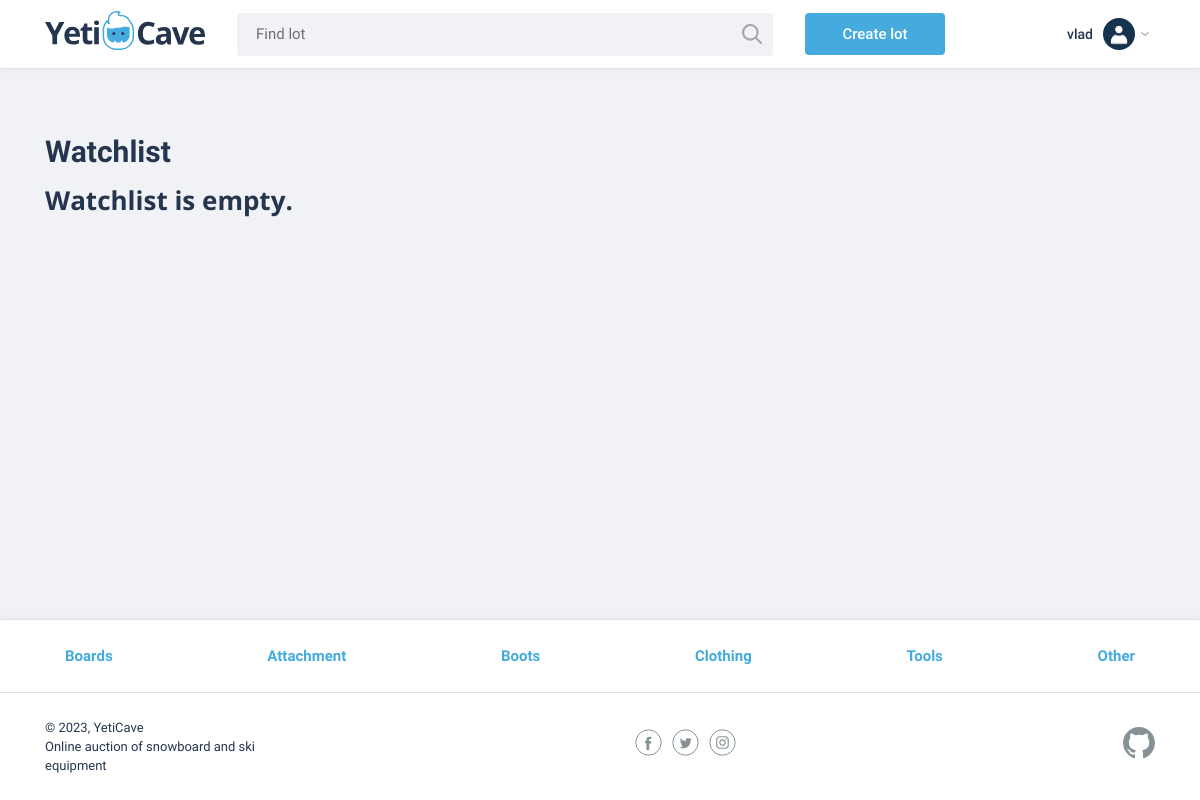
Screenshot of /watchlist/ (signed in) with the database file from the repository.
### yeticave/users/models.py (models this page shows, shortened)
class User(AbstractUser):
    first_name = None
    last_name = None
    email = models.EmailField("Email Address", unique=True)
    USERNAME_FIELD = "email"
    REQUIRED_FIELDS = []
    objects: UserManager = UserManager()
    comments: "CommentManager"
    bids: "BidManager"
    following: "FollowManager"
    followers: "FollowManager"

### yeticave/categories/models.py (models this page shows, shortened)
class Category(models.Model):
    name = models.CharField(max_length=64, choices=CATEGORIES)
    objects: CategoryManager = CategoryManager()

### yeticave/lots/views/watchlist.py (the view)
# urls.py: path("watchlist/", watchlist, name="watchlist"),
@require_http_methods(["GET"])
@login_required
def watchlist(request: AuthenticatedHttpRequest):
    TEMPLATE = "lots/watchlist.html"
    lots = Lot.objects.get_user_watchlist(request.user)
    context = {
        "lots": lots,
    }
    return render(request, TEMPLATE, context)

### yeticave/categories/context_processors.py (called while the page is built)
def categories(request):
    categories = Category.objects.all()
    return {"categories": categories}

### yeticave/categories/managers.py (called while the page is built)
    def get_queryset(self) -> CategoryQuerySet:
        return CategoryQuerySet(self.model, using=self._db)

### yeticave/core/context_processors.py (called while the page is built)
def custom_message_levels(request):
    return {
        "NOTIFICATION_LEVEL": settings.NOTIFICATION_LEVEL,
    }

### yeticave/lots/managers/LotManager.py (called while the page is built)
    def get_user_watchlist(self, user: "User") -> "LotQuerySet":
        return self.filter(watchlist__owner=user)

    def with_watchlist_status(self, user: "User") -> "LotQuerySet":
        return self.annotate(
            in_watchlist=Case(
                When(watchlist__owner=user, then=Value(True)),
                default=Value(False),
                output_field=BooleanField(),
            )
        )

    def get_queryset(self) -> "LotQuerySet":
        return LotQuerySet(self.model, using=self._db).filter(is_active=True)

    def get_user_watchlist(self, user: "User") -> "LotQuerySet":
        return self.get_queryset().get_user_watchlist(user).with_watchlist_status(user)

### yeticave/lots/templates/lots/watchlist.html
{% extends "base.html" %}
{% block content %}
    <main class="container">
        <section class="lots">
            <h1>Watchlist</h1>
            {% if lots %}
                <ul class="lots__list">
                    {% for lot in lots %}
                        {% include "lots/_card_item.html" with lot_id=lot.id %}
                    {% endfor %}
                </ul>
            {% else %}
                <h2>Watchlist is empty.</h2>
            {% endif %}
        </section>
    </main>
{% endblock content %}

### templates/header.html (shortened to what this page needs)
{% load static %}
<header class="main-header">
    <div class="main-header__container container">
        <a href={% url 'lots:lot_list' %} class="main-header__logo">
            <img src="{% static 'img/logo.svg' %}"
                 width="160"
                 height="39"
                 alt="YetiCave Logo">
        </a>
        <form method="get" action="/search" class="main-header__search">
            <input type="search" name="text" placeholder="Find lot">
            <button class="main-header__search-btn" type="submit">
            </button>
        </form>
        {% if user.is_authenticated %}
            <a class="main-header__add-lot button"
               href="{% url 'lots:create_lot' %}">Create lot</a>
            <div class="main-header__menu-wrapper">
                <button class="menu-toggler">
                    <span>{{ user.username }}</span>
                    <img src="{% static 'img/user.png' %}"
                         width="32"
                         height="32"
                         alt="User avatar">
                </button>
            </div>
        {% endif %}
    </div>
</header>

### templates/footer.html (shortened to what this page needs)
<footer class="main-footer">
    <nav class="nav">
        <ul class="nav__list container">
            {% for category in categories %}
                <li class="nav__item">
                    <a href="{% url "categories:category" category.id %}">
                        {{ category.name }}
                    </a>
                </li>
            {% endfor %}
        </ul>
    </nav>
    <div class="main-footer__bottom container">
        <div class="main-footer__copyright">
            <p>© 2023, YetiCave</p>
            <p>Online auction of snowboard and ski equipment</p>
        </div>
        <div class="main-footer__social">
            <a href="#" class="social-link">
                <svg width="27" height="27" class="social-link__item">
                    <use xlink:href="#facebook"></use>
                </svg>
            </a>
            <a href="#" class="social-link">
                <svg width="27" height="27" class="social-link__item">
                    <use xlink:href="#twitter"></use>
                </svg>
            </a>
            <a href="#" class="social-link">
                <svg width="27" height="27" class="social-link__item">
                    <use xlink:href="#instagram"></use>
                </svg>
            </a>
        </div>
        <div class="main-footer__developed-by">
            <a href="https://github.com/vFlicker" class="social-link">
                <svg width="32" height="32" class="social-link__item">
                    <use xlink:href="#github"></use>
                </svg>
            </a>
        </div>
    </div>
</footer>

### static/css/styles.css (style rules this page uses)
html { box-sizing: border-box; }
*, *:before, *:after { box-sizing: inherit; }
html, body { height: 100%; }
body { display: flex; flex-direction: column; min-width: 1140px; background-color: #f0f2f5; font-family: "Roboto", sans-serif; font-weight: 400; font-size: 15px; line-height: 26px; color: #25354e; }
main { flex: 1 0 auto; }
footer { flex-shrink: 0; }
a { text-decoration: none; }
button { padding: 0px; background: 0px 0px; border: none; text-decoration: none; cursor: pointer; display: inline-block; font: inherit; text-align: center; word-break: break-word; overflow-wrap: break-word; transition: color 0.3s ease 0s, background-color 0.3s ease 0s; outline: 0px; }
h2 { font-family: "Open Sans", sans-serif; font-size: 26px; font-weight: 700; }
.container { width: 1140px; margin: 0 auto; padding: 0 15px; }
.button { display: block; padding: 8px 20px; background-color: #45abde; color: #fff; text-align: center; font-weight: 500; border: none; border-radius: 4px; transition: background-color .1s; }
.main-header { background-color: #fff; border-bottom: 1px solid #dce1e6; box-shadow: 0px -8px 10px rgba(0, 0, 0, 0.5); }
.main-header__container { display: flex; justify-content: flex-start; align-items: center; min-height: 68px; padding: 0 15px; }
.main-header__logo { display: block; margin-right: 30px; }
.main-header__search { position: relative; width: 540px; margin-right: 30px; }
.main-header__search input[type="search"] { width: 100%; padding: 8px 19px 9px 19px; background-color: #f0f2f5; border: 2px solid #fff; border-radius: 4px; }
.main-header__search-btn { content: ""; position: absolute; top: 3px; right: 3px; width: 20px; height: 20px; padding: 20px; background: url("../img/search.svg") center no-repeat; opacity: 0.3; border: 0; font-size: 0; cursor: pointer; }
.main-header__add-lot { width: 100%; max-width: 140px; margin-right: 30px; }
.main-header__menu-wrapper { margin-left: auto; position: relative; }
.menu-toggler { display: flex; align-items: center; min-height: 68px; padding: 0 20px 0 20px; position: relative; background-color: transparent; border: none; cursor: pointer; }
.menu-toggler::after { content: ''; width: 12px; height: 8px; position: absolute; top: 50%; margin-top: -4px; right: 4px; background-image: url("../img/arrow.svg"); }
.menu-toggler span { margin-right: 10px; color: #25354e; font-size: 14px; font-weight: 500; line-height: 22px; }
.menu-toggler img { display: flex; width: 32px; height: 32px; margin: auto; border-radius: 50%; background-color: #fff; overflow: hidden; }
.main-footer { margin-top: 120px; background-color: #fff; border-top: 1px solid #dce1e6; box-shadow: 0px 8px 10px rgba(0, 0, 0, 0.5); }
.main-footer__bottom { display: flex; justify-content: space-between; align-items: center; padding: 25px 15px; }
.main-footer__copyright { max-width: 212px; }
.main-footer__copyright p { margin: 0; font-size: 13px; line-height: 19px; }
.main-footer__social { display: flex; gap: 10px; width: 110px; }
.social-link .social-link__item { stroke: #879296; fill: #879296; }
.main-footer .nav { background-color: #fff; border-bottom: 1px solid #dce1e6; }
.nav__list { display: flex; justify-content: space-between; flex-wrap: wrap; list-style: none; }
.nav__item a { position: relative; display: block; padding: 12px 0; font-weight: 700; color: #45abde; }
.nav__item a::before { content: ''; position: absolute; left: 50%; width: 0; height: 2px; background-color: #45abde; bottom: 0; -webkit-transition: all 0.3s ease 0s; -moz-transition: all 0.3s ease 0s; -ms-transition: all 0.3s ease 0s; -o-transition: all 0.3s ease 0s; transition: all 0.3s ease 0s; }
.main-footer .nav__item a { padding: 23px 20px; }
.lots { padding-top: 50px; }
.lots h2 { padding-bottom: 42px; }

### rows the page displays
User: username "vlad"
Category: name "Boards"
Category: name "Attachment"
Category: name "Boots"
Category: name "Clothing"
Category: name "Tools"
Category: name "Other"
